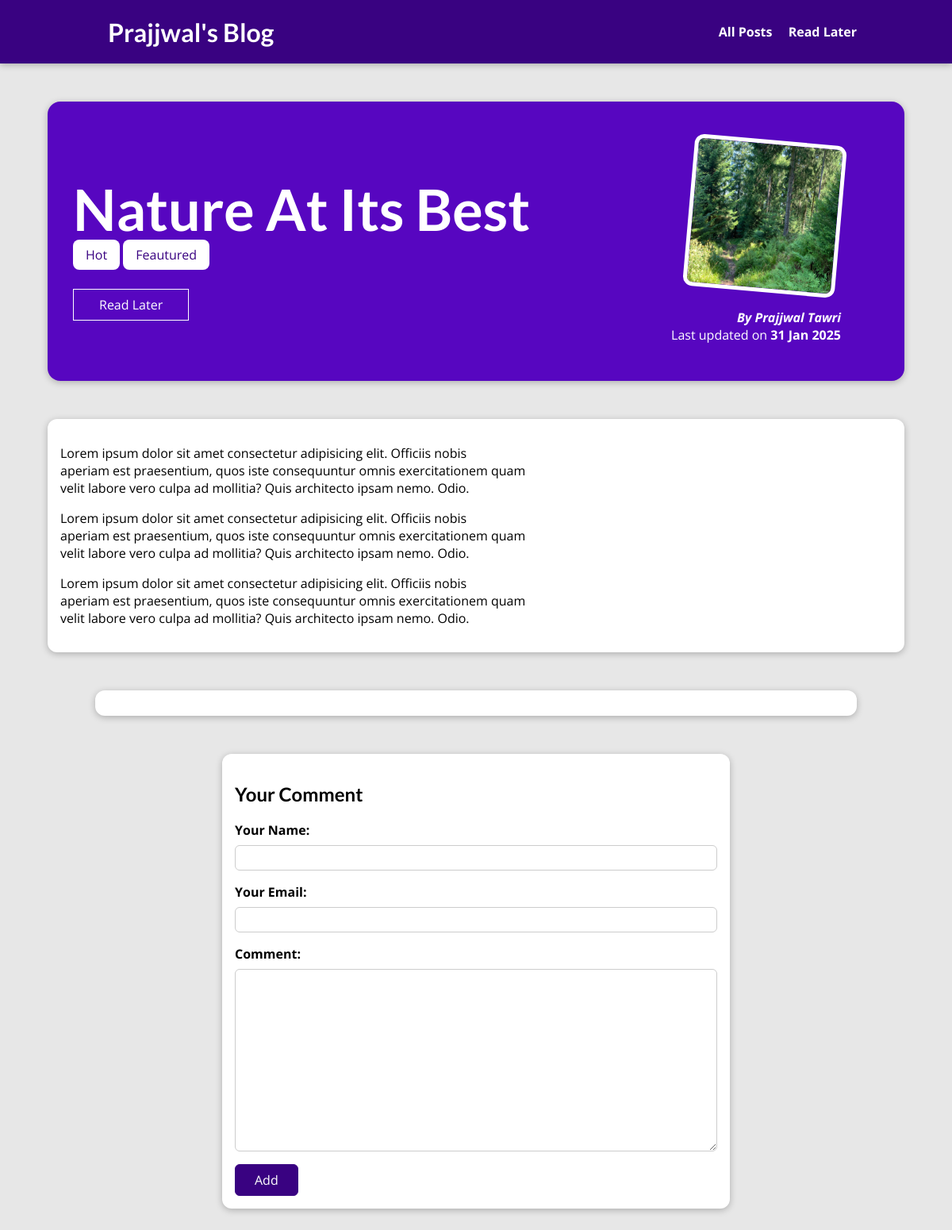
The page /posts/nature-at-its-best on the database its author committed.
### blog/models.py (models this page shows, shortened)
class Post(models.Model):
    title=models.CharField(max_length=150)
    excerpt=models.CharField(max_length=200)
    image_name=models.ImageField(upload_to='images',null=True, height_field=None, width_field=None, max_length=None)
    date=models.DateField(auto_now=True, auto_now_add=False)
    slug=models.SlugField(unique=True,db_index=True)
    content=models.TextField(validators=[MinLengthValidator(10)])
    author=models.ForeignKey(Author, on_delete=models.SET_NULL,null=True,related_name='posts')
    tag=models.ManyToManyField(Tag)

class Tag(models.Model):
    caption=models.CharField(max_length=20)

class Author(models.Model):
    first_name=models.CharField(max_length=100)
    last_name=models.CharField(max_length=100)
    email=models.EmailField(max_length=254)
    def fullname(self):
        return f"{self.first_name} {self.last_name}"
    def __str__(self):
        return self.fullname()

### blog/views.py (the view, shortened to what this page needs)
# urls.py: path('posts/<slug:slug>',views.PostDetail.as_view(),name="post-detail-page"), # /posts/my-first-post
class PostDetail(View):
    def is_stored_post(self,request,post_id):
        stored_posts=request.session.get('read_later_posts_ids')
        if stored_posts is not None:
            is_saved_for_later= post_id in stored_posts
        else:
            is_saved_for_later=False
        return is_saved_for_later
    def get(self,request,slug):
        identified_post=get_object_or_404(Post,slug=slug)
        return render(request,"blog/post-detail.html",{
            "post": identified_post,
            "post_tags":identified_post.tag.all(),
            "comment_form":CommentForm(),
            "comments":identified_post.comments.all().order_by("-id"),
            "saved_for_later":self.is_stored_post(request,identified_post.id),
            })

### blog/forms.py
class CommentForm(forms.ModelForm):
    class Meta:
        model=Comment
        exclude=['post']
        labels={
            "user_name":"Your Name",
            "user_email":"Your Email",
            "text":"Comment"
        }

### blog/templates/blog/post-detail.html (shortened to what this page needs)
{% extends "base.html" %}
{% load static %}
{% block css_files %}
<link rel="stylesheet" href="{% static "blog/post-detail.css" %}" />
{% endblock %}
{% block content %}
<section id="summary">
  <h2>{{post.title}}</h2>
  <div>
    {% for tag in post_tags %}
      <span class="tag">{{tag.caption}}</span>
    {% endfor %}
  </div>
  <div id="read-later">
    <form action="{% url "read-later" %}" method="POST">
      <button>
        {% if saved_for_later %}
          Remove
        {% else %}
          Read Later
        {% endif %}
      </button>
    </form>
  </div>
  <article>
    <img src="{{post.image_name.url}}" alt="{{post.title}}" />
    <address>By <a href="mailto:{{post.author.email}}">{{post.author}}</a></address>
    <div>Last updated on <time>{{post.date|date:'d M Y'}}</time></div>
  </article>
</section>
<main>
    <p>{{post.content|linebreaks}}</p>
</main>
<section id="comments">
</section>
<section id="comment-form">
  <h1>Your Comment</h1>
  <form action="{% url "post-detail-page" post.slug %}" method="POST">
    {% for form_field in comment_form%}
      <div class="form-control {% if form_field.errors %}invalid{% endif %}">
        {{form_field.label_tag}}
        {{form_field}}
      </div>
    {% endfor %}
    <button>Add</button>
  </form>
</section>
{% endblock %}

### static/app.css (style rules this page uses)
* { box-sizing: border-box; }
html { font-family: 'Open Sans', 'Lato', sans-serif; }
body { margin: 0; }
h1, h2, h3 { font-family: 'Lato', sans-serif; font-weight: bold; }

### blog/static/blog/post-detail.css (style rules this page uses)
body { background-color: #e7e7e7; }
#summary { margin: 8rem auto 3rem auto; padding: 2rem; width: 90%; max-width: 90rem; border-radius: 16px; background-color: #5706c0; position: relative; box-shadow: 0 2px 8px rgba(0, 0, 0, 0.25); height: 22rem; }
#summary h2 { color: white; font-size: 4.5rem; margin-bottom: 0.25rem; }
#summary article { position: absolute; top: 2rem; right: 3rem; padding: 1rem 2rem; border-radius: 12px; text-align: right; color: white; }
#summary article img { width: 12rem; height: 12rem; border-radius: 12px; transform: rotateZ(5deg); border: 5px solid white; margin-bottom: 1rem; }
#summary address { font-weight: bold; }
#summary a { color: white; text-decoration: none; }
#summary time { font-weight: bold; }
#read-later { margin: 2rem 0; }
#read-later button { background-color: transparent; border: 1px solid white; padding: 0.5rem 2rem; font: inherit; color: white; cursor: pointer; }
main { width: 90%; max-width: 90rem; margin: 3rem auto; background-color: white; padding: 1rem; border-radius: 12px; box-shadow: 0 2px 8px rgba(0, 0, 0, 0.25); }
.tag { background-color: white; color: #390281; padding: 0.5rem 1rem; border-radius: 8px; }
#comment-form { margin: 3rem auto; width: 90%; max-width: 40rem; border-radius: 12px; background-color: white; box-shadow: 0 2px 8px rgba(0, 0, 0, 0.25); padding: 1rem; }
#comment-form button { font: inherit; background-color: #390281; color: white; border: 1px solid #390281; padding: 0.5rem 1.5rem; border-radius: 6px; cursor: pointer; }
.form-control { margin-bottom: 1rem; }
.form-control label { font-weight: bold; margin-bottom: 0.5rem; display: block; }
.form-control input, .form-control textarea { display: block; width: 100%; font: inherit; padding: 0.25rem; border-radius: 6px; border: 1px solid #ccc; }
#comments { margin: 3rem auto; width: 90%; max-width: 60rem; border-radius: 12px; background-color: white; box-shadow: 0 2px 8px rgba(0, 0, 0, 0.25); padding: 1rem 2rem; }

### rows shown on the page
Post: title "Nature At Its Best", image_name (picture), author "Prajjwal Tawri", date "31 Jan 2025", content "Lorem ipsum dolor sit amet consectetur adipisicing elit. Officiis nobis aperiam est praesentium, quos iste consequuntur omnis exercitationem quam velit labore vero culpa ad mollitia? Quis architecto ipsam nemo. Odio. Lorem ipsum dolor sit amet consectetur adipisicing elit. Officiis nobis aperiam est praesentium, quos iste consequuntur omnis exercitationem quam velit labore vero culpa ad mollitia? Quis architecto ipsam nemo. Odio. Lorem ipsum dolor sit amet consectetur adipisicing elit. Officiis nobis aperiam est praesentium, quos iste consequuntur omnis exercitationem quam velit labore vero culpa ad mollitia? Quis architecto ipsam nemo. Odio."
Tag: caption "Hot"
Tag: caption "Feautured"
